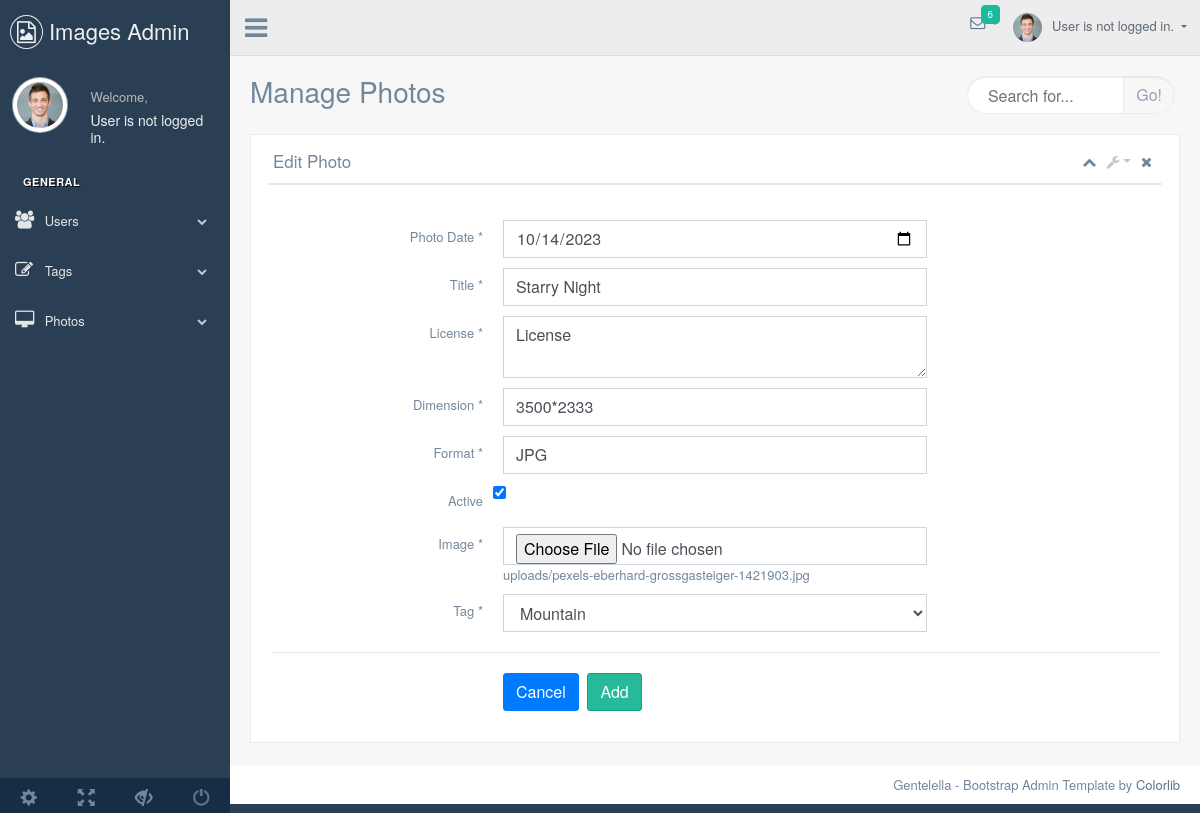
Page /admin/editPhoto.php?id=18 on the committed database.
### tables this page shows
CREATE TABLE `photos` (
  `id` int(6) UNSIGNED NOT NULL,
  `photo_date` date DEFAULT NULL,
  `title` varchar(255) NOT NULL,
  `license` text NOT NULL,
  `dimension` varchar(100) NOT NULL,
  `format` varchar(50) NOT NULL,
  `is_active` tinyint(1) NOT NULL,
  `image_path` varchar(255) NOT NULL,
  `category_id` int(10) UNSIGNED NOT NULL
);

### admin/editPhoto.php (the view, shortened to what this page needs)
<?php
include "./dbconnection.php";
?>
<!DOCTYPE html>
<html lang="en">
<head>
	<link href="vendors/bootstrap/dist/css/bootstrap.min.css" rel="stylesheet">
	<link href="vendors/font-awesome/css/font-awesome.min.css" rel="stylesheet">
	<link href="vendors/nprogress/nprogress.css" rel="stylesheet">
	<link href="vendors/iCheck/skins/flat/green.css" rel="stylesheet">
	<link href="vendors/google-code-prettify/bin/prettify.min.css" rel="stylesheet">
	<link href="vendors/select2/dist/css/select2.min.css" rel="stylesheet">
	<link href="vendors/switchery/dist/switchery.min.css" rel="stylesheet">
	<link href="vendors/starrr/dist/starrr.css" rel="stylesheet">
	<link href="vendors/bootstrap-daterangepicker/daterangepicker.css" rel="stylesheet">
	<link href="build/css/custom.min.css" rel="stylesheet">
	<link href="https://cdnjs.cloudflare.com/ajax/libs/toastr.js/latest/toastr.min.css" rel="stylesheet">
</head>
<body class="nav-md">
	<div class="container body">
		<div class="main_container">
			<div class="col-md-3 left_col">
				<div class="left_col scroll-view">
					<div class="navbar nav_title" style="border: 0;">
						<a href="/index.php" class="site_title"><i class="fa fa-file-image-o"></i> <span>Images
								Admin</span></a>
					</div>
					<div class="profile clearfix">
						<div class="profile_pic">
							<img src="images/img.jpg" alt="..." class="img-circle profile_img">
						</div>
						<div class="profile_info">
							<span>Welcome,</span>
							<h2><?php
							if (isset($_SESSION["user_name"])) {
								$username = $_SESSION["user_name"];
								echo "<h2>$username</h2>";
							} else {
								echo "User is not logged in.";
							}
							?></h2>
						</div>
					</div>
					<br />
					<div id="sidebar-menu" class="main_menu_side hidden-print main_menu">
						<div class="menu_section">
							<h3>General</h3>
							<ul class="nav side-menu">
								<li><a><i class="fa fa-users"></i> Users <span class="fa fa-chevron-down"></span></a>
								</li>
								<li><a><i class="fa fa-edit"></i> Tags <span class="fa fa-chevron-down"></span></a>
								</li>
								<li><a><i class="fa fa-desktop"></i> Photos <span class="fa fa-chevron-down"></span></a>
								</li>
							</ul>
						</div>
					</div>
					<div class="sidebar-footer hidden-small">
						<a data-toggle="tooltip" data-placement="top" title="Settings">
							<span class="glyphicon glyphicon-cog" aria-hidden="true"></span>
						</a>
						<a data-toggle="tooltip" data-placement="top" title="FullScreen">
							<span class="glyphicon glyphicon-fullscreen" aria-hidden="true"></span>
						</a>
						<a data-toggle="tooltip" data-placement="top" title="Lock">
							<span class="glyphicon glyphicon-eye-close" aria-hidden="true"></span>
						</a>
						<a data-toggle="tooltip" data-placement="top" title="Logout" href="login.php">
							<span class="glyphicon glyphicon-off" aria-hidden="true"></span>
						</a>
					</div>
				</div>
			</div>
			<div class="top_nav">
				<div class="nav_menu">
					<div class="nav toggle">
						<a id="menu_toggle"><i class="fa fa-bars"></i></a>
					</div>
					<nav class="nav navbar-nav">
						<ul class=" navbar-right">
							<li class="nav-item dropdown open" style="padding-left: 15px;">
								<a href="javascript:;" class="user-profile dropdown-toggle" aria-haspopup="true" id="navbarDropdown" data-toggle="dropdown" aria-expanded="false">
									<img src="images/img.jpg" alt=""><?php
							if (isset($_SESSION["user_name"])) {
								$username = $_SESSION["user_name"];
								echo "<h2>$username</h2>";
							} else {
								echo "User is not logged in.";
							}
							?>
								</a>
							</li>
							<li role="presentation" class="nav-item dropdown open">
								<a href="javascript:;" class="dropdown-toggle info-number" id="navbarDropdown1" data-toggle="dropdown" aria-expanded="false">
									<i class="fa fa-envelope-o"></i>
									<span class="badge bg-green">6</span>
								</a>
							</li>
						</ul>
					</nav>
				</div>
			</div>
			<div class="right_col" role="main">
				<div class="">
					<div class="page-title">
						<div class="title_left">
							<h3>Manage Photos</h3>
						</div>
						<div class="title_right">
							<div class="col-md-5 col-sm-5  form-group pull-right top_search">
								<div class="input-group">
									<input type="text" class="form-control" placeholder="Search for...">
									<span class="input-group-btn">
										<button class="btn btn-default" type="button">Go!</button>
									</span>
								</div>
							</div>
						</div>
					</div>
					<div class="clearfix"></div>
					<div class="row">
						<div class="col-md-12 col-sm-12 ">
							<div class="x_panel">
								<div class="x_title">
									<h2>Edit Photo</h2>
									<ul class="nav navbar-right panel_toolbox">
										<li><a class="collapse-link"><i class="fa fa-chevron-up"></i></a>
										</li>
										<li class="dropdown">
											<a href="#" class="dropdown-toggle" data-toggle="dropdown" role="button" aria-haspopup="true" aria-expanded="false"><i class="fa fa-wrench"></i></a>
										</li>
										<li><a class="close-link"><i class="fa fa-close"></i></a>
										</li>
									</ul>
									<div class="clearfix"></div>
								</div>
								<div class="x_content">
									<br />
									<?php
									$photo_id = $_GET['id'];
									if (isset($_GET['id'])) {
										$sql_query = "SELECT * from photos Where id ='$photo_id'";
										$query_run = mysqli_query($mysqli, $sql_query);
									}
									?>
									<form id="demo-form2" data-parsley-validate class="form-horizontal form-label-left" action="updatePhoto_action.php" method="POST" enctype="multipart/form-data">
										<?php
										$photo_id = $_GET['id'];
										if (isset($_GET['id'])) {
											$sql_query = "SELECT * from photos Where id ='$photo_id'";
											$query_run = mysqli_query($mysqli, $sql_query);
											foreach ($query_run as $row) :
										?>
												<div class="item form-group">
													<label class="col-form-label col-md-3 col-sm-3 label-align" for="photo-date">Photo Date <span class="required">*</span>
													</label>
													<div class="col-md-6 col-sm-6 ">
														<input type="date" id="photo-date" name="photo-date" required="required" class="form-control " value="<?= $row['photo_date']; ?>">
													</div>
												</div>
												<div class="item form-group">
													<label class="col-form-label col-md-3 col-sm-3 label-align" for="title">Title <span class="required">*</span>
													</label>
													<div class="col-md-6 col-sm-6 ">
														<input type="text" id="title" name="title" required="required" class="form-control " value="<?= $row['title']; ?>">
													</div>
												</div>
												<div class="item form-group">
													<label class="col-form-label col-md-3 col-sm-3 label-align" for="license">License <span class="required">*</span>
													</label>
													<div class="col-md-6 col-sm-6 ">
														<textarea id="content" name="license" required="required" class="form-control" value="<?= $row['license']; ?>">License</textarea>
													</div>
												</div>
												<div class="item form-group">
													<label for="dimension" class="col-form-label col-md-3 col-sm-3 label-align">Dimension <span class="required">*</span></label>
													<div class="col-md-6 col-sm-6 ">
														<input id="dimension" class="form-control" type="text" name="dimension" required="required" value="<?= $row['dimension']; ?>">
													</div>
												</div>
												<div class="item form-group">
													<label for="format" class="col-form-label col-md-3 col-sm-3 label-align">Format <span class="required">*</span></label>
													<div class="col-md-6 col-sm-6 ">
														<input id="format" class="form-control" type="text" name="format" required="required" value="<?= $row['format']; ?>">
													</div>
												</div>
												<div class="item form-group">
													<label class="col-form-label col-md-3 col-sm-3 label-align">Active</label>
													<div class="checkbox">
														<label>
															<?php if ($row['is_active'] == 1) {
																echo '<input type="checkbox" class="flat"  name="is_active" value="' . $row['is_active'] . '" checked>';
															} else {
																echo '<input type="checkbox" class="flat" name="is_active" value="' . $row['is_active'] . '">';
															}
															?>
														</label>
													</div>
												</div>
												<div class="item form-group">
													<label class="col-form-label col-md-3 col-sm-3 label-align" for="image">Image <span class="required">*</span></label>
													<div class="col-md-6 col-sm-6">
														<input type="file" id="image" name="image" class="form-control">
														<span id="selectedFileName"><?= $row['image_path']; ?></span>
													</div>
												</div>
												<div class="item form-group">
													<label class="col-form-label col-md-3 col-sm-3 label-align" for="title">Tag
														<span class="required">*</span>
													</label>
													<div class="col-md-6 col-sm-6">
														<select class="form-control" name="category" id="">
															<?php
															$sql_query = "SELECT * from categories";
															$query_run = mysqli_query($mysqli, $sql_query);
															while ($row = mysqli_fetch_assoc($query_run)) {
																$categoryId = $row['id'];
																$categoryName = $row['category_name'];
																$selected = ($categoryId == $row['id']) ? 'selected' : '';
																echo "<option value='$categoryId' $selected>$categoryName</option>";
															}
															?>
														</select>
													</div>
												</div>
												<div class="ln_solid"></div>
												<div class="item form-group">
													<div class="col-md-6 col-sm-6 offset-md-3">
														<button class="btn btn-primary" type="button">Cancel</button>
														<button type="submit" name="photo_Update" class="btn btn-success">Add</button>
													</div>
												</div>
										<?php
											endforeach;
										} else {
											echo "No Id Found";
										}
										?>
									</form>
								</div>
							</div>
						</div>
					</div>
				</div>
			</div>
			<footer>
				<div class="pull-right">
					Gentelella - Bootstrap Admin Template by <a href="https://colorlib.com">Colorlib</a>
				</div>
				<div class="clearfix"></div>
			</footer>
		</div>
	</div>
</body>
</html>

### rows in the picture
photos: photo-date "10/14/2023", title "Starry Night", license "License", dimension "3500*2333", format "JPG", image_path "uploads/pexels-eberhard-grossgasteiger-1421903.jpg"

### other values in the picture
form field category "Mountain"
